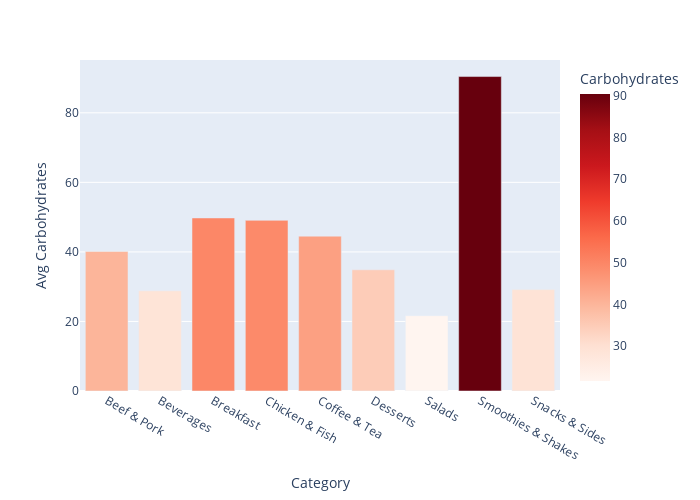

Notebook code for this chart:
### Code cell
carbs = mcd.groupby('Category')['Carbohydrates'].mean().reset_index()

fig = px.bar(carbs, x='Category', y='Carbohydrates', color='Carbohydrates', color_continuous_scale='reds')
fig.update_layout(width=700, height=500, yaxis_title='Avg Carbohydrates')
fig.show()

### Figure 1 — Plotly figure (JSON) as saved in the notebook; plotly's stock layout.template omitted (floating-point values rounded to 4 significant figures)
{"data": [{"alignmentgroup": "True", "hovertemplate": "Category=%{x}<br>Carbohydrates=%{marker.color}<extra></extra>", "legendgroup": "", "marker": {"color": [40.13, 28.81, 49.76, 49.07, 44.53, 34.86, 21.67, 90.43, 29.15], "coloraxis": "coloraxis", "pattern": {"shape": ""}}, "name": "", "offsetgroup": "", "orientation": "v", "showlegend": false, "textposition": "auto", "type": "bar", "x": ["Beef & Pork", "Beverages", "Breakfast", "Chicken & Fish", "Coffee & Tea", "Desserts", "Salads", "Smoothies & Shakes", "Snacks & Sides"], "xaxis": "x", "y": [40.13, 28.81, 49.76, 49.07, 44.53, 34.86, 21.67, 90.43, 29.15], "yaxis": "y"}], "layout": {"barmode": "relative", "coloraxis": {"colorbar": {"title": {"text": "Carbohydrates"}}, "colorscale": [[0, "rgb(255,245,240)"], [0.125, "rgb(254,224,210)"], [0.25, "rgb(252,187,161)"], [0.375, "rgb(252,146,114)"], [0.5, "rgb(251,106,74)"], [0.625, "rgb(239,59,44)"], [0.75, "rgb(203,24,29)"], [0.875, "rgb(165,15,21)"], [1, "rgb(103,0,13)"]]}, "height": 500, "legend": {"tracegroupgap": 0}, "margin": {"t": 60}, "width": 700, "xaxis": {"anchor": "y", "domain": [0, 1], "title": {"text": "Category"}}, "yaxis": {"anchor": "x", "domain": [0, 1], "title": {"text": "Avg Carbohydrates"}}}}
